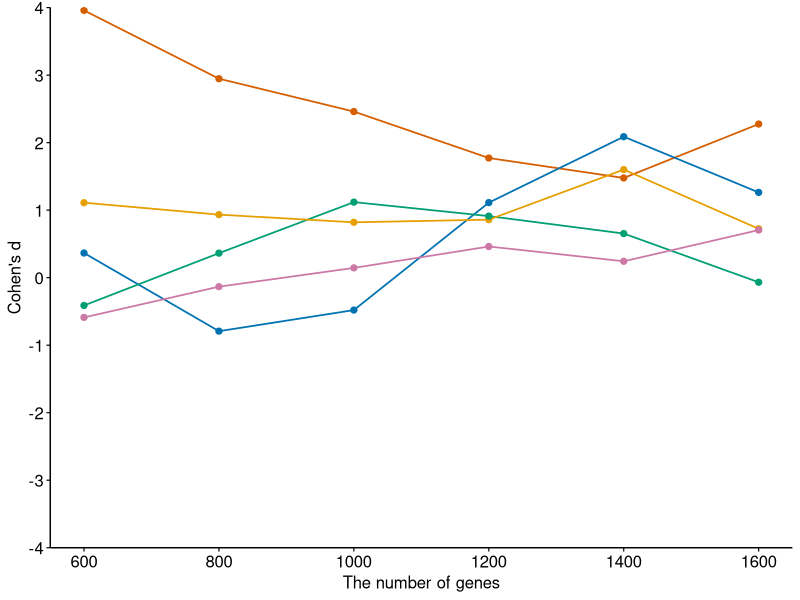
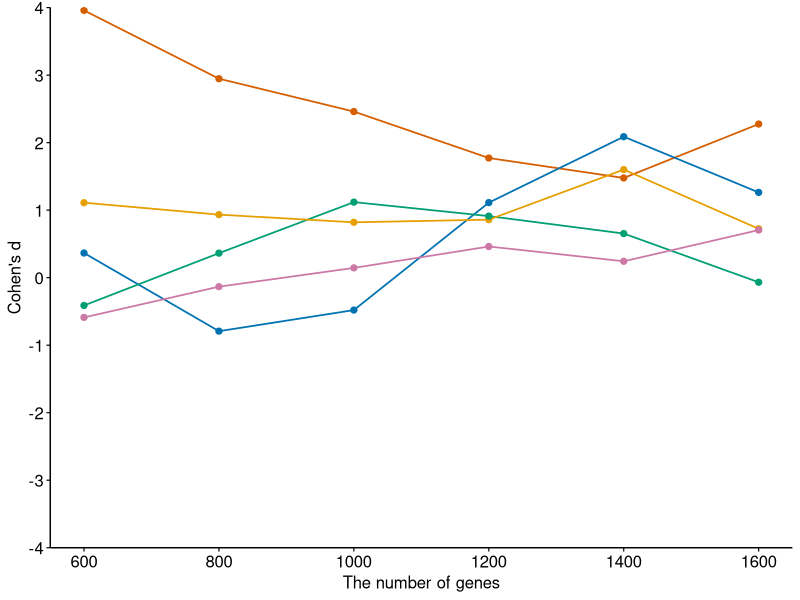

The R source for these figures, in order:
# R 4.3.3
# Figure: Cohen's d sensitivity to the number of genes

required_packages <- c("ggplot2", "grid")
for (pkg in required_packages) {
  if (!requireNamespace(pkg, quietly = TRUE)) {
    stop(sprintf("Package '%s' is required. Please install it first.", pkg), call. = FALSE)
  }
}

library(ggplot2)
library(grid)

dir.create("figures", showWarnings = FALSE)

df <- data.frame(
  Drug = rep(
    c("Docetaxel", "PLX4720_A375", "Paclitaxel", "Sorafenib", "PLX4720_451Lu"),
    each = 6
  ),
  Gene = rep(c(600, 800, 1000, 1200, 1400, 1600), times = 5),
  Cohensd = c(
    1.110281 ,	0.933517 	,0.820331 	,0.859420 	,1.601147 	,0.724015,
    3.958652 ,	2.947101 	,2.460195 	,1.772068 	,1.476798 	,2.275467 ,
    -0.588494, 	-0.133126, 	0.145138, 	0.461513, 	0.242651, 	0.704980, 
    0.365314 ,	-0.792304 ,	-0.479780, 	1.111813, 	2.088164, 	1.262805, 
    -0.411548, 	0.363245 ,	1.119096 ,	0.911774 ,	0.653325 ,	-0.068105 
  )
)



df$Drug <- factor(
  df$Drug,
  levels = c("PLX4720_A375", "Sorafenib", "PLX4720_451Lu", "Paclitaxel", "Docetaxel")
)

p <- ggplot(df, aes(x = Gene, y = Cohensd, color = Drug, group = Drug)) +
  geom_line(linewidth = 0.6) +
  geom_point(size = 1.8) +
  scale_color_manual(
    values = c(
      "PLX4720_A375" = "#D55E00",
      "Sorafenib" = "#0072B2",
      "PLX4720_451Lu" = "#009E73",
      "Paclitaxel" = "#CC79A7",
      "Docetaxel" = "#E69F00"
    )
  ) +
  scale_x_continuous(
    limits = c(600, 1600),
    breaks = c(600, 800, 1000, 1200, 1400, 1600),
    expand = c(mult = 0.05, add = 0)
  ) +
  scale_y_continuous(
    limits = c(-4, 4),
    breaks = seq(-4, 4.0, 1),
    expand = c(0, 0)
  ) +
  labs(
    x = "The number of genes",
    y = "Cohen's d",
    color = NULL
  ) +
  theme_classic() +
  theme(
    axis.title = element_text(size = 12, color = "black"),
    axis.text = element_text(size = 12, color = "black"),
    axis.line = element_line(color = "black", linewidth = 0.5),
    axis.ticks = element_line(color = "black", linewidth = 0.4),
    legend.position = "none",
    legend.direction = "horizontal",
    legend.spacing.x = unit(0.2, "cm"),
    legend.text = element_text(size = 11),
    legend.key.width = unit(0.6, "cm"),
    legend.key.height = unit(0.35, "cm")
  ) +
  guides(
    color = guide_legend(nrow = 1, byrow = TRUE)
  )

print(p)
ggsave("figures/gene_line_cohens_d.pdf", plot = p, width = 4, height = 2.5)
